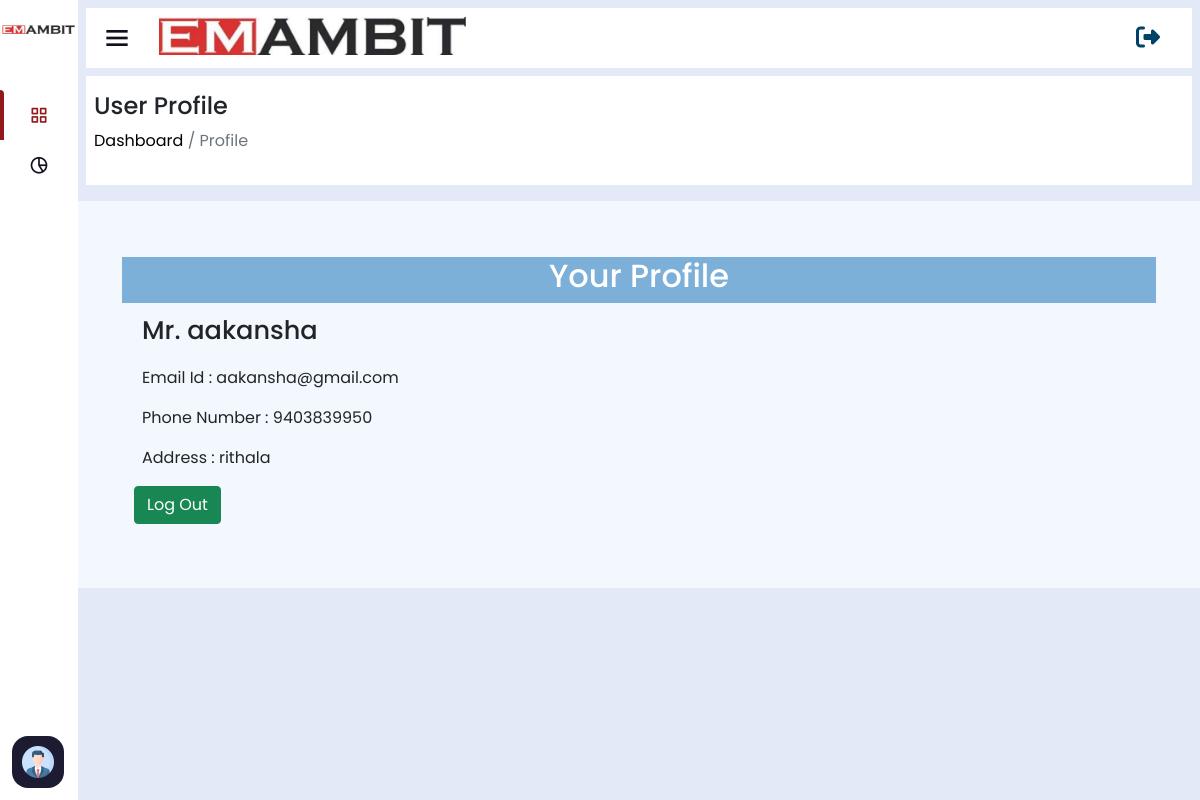
The page /user-profile/ (signed in) on the database its author committed.
### home/models.py (models this page shows, shortened)
class CustomUser(AbstractUser):
    username = None
    email = models.EmailField(unique=True)
    user_phone = models.CharField(max_length=50,unique=True)
    user_address=models.CharField(max_length=50)
    user_gender=models.CharField(max_length=50)
    user_status=models.CharField(max_length=100,null=True,blank=True,default='Engineer')
    total_cost=models.IntegerField(default=0,null=True,blank=True)
    visible_password=models.CharField(max_length=254,null=True,blank=True)
    attendance_status=models.CharField(max_length=250,null=True,blank=True,default="A")
    USERNAME_FIELD = 'email'
    REQUIRED_FIELDS = []
    objects = CustomUserManager()

### home/views.py (the view)
# urls.py: path('user-profile/',userProfile_view),
@login_required(login_url='/login')
def userProfile_view(request):
    user_data=CustomUser.objects.get(email=request.user.email)
    return render(request,'user-profile.html',{"user_data":user_data})

### home/templates/user-profile.html (shortened to what this page needs)
<!DOCTYPE html>
<html lang="en" dir="ltr">
<head>
    {% include 'header-links.html' %}
</head>
<body>
    {% include 'header.html' %}
    {% if user.is_authenticated %}
  <section class="nav-section">
    {% include 'subtitle.html' %}
    <div class="breadcum">
        <div>
            <h2>User Profile</h2>
            <p> <a href="/">  Dashboard</a> / Profile</p>
        </div>
    </div>
    <div class="row p-2 p-md-5 user-profile" style="background: #f3f8fe;">
        <div class="col-12 text-center my-2" style="background: rgb(125, 176, 217);color:white">
            <h2>Your Profile</h2>
        </div>
        <div class="col-md-6">
            <div class="table-box">
                <div class="row">
                    <div class="col-md-8 col-12">
                        <p class="bold">Mr. {{user_data.first_name}}</p>
                    </div>
                    <div class="col-md-12 col-12 ">
                        <p>Email Id : {{user_data.email}}</p>
                        <p>Phone Number : {{user_data.user_phone}}</p>
                        <p>Address : {{user_data.user_address}}</p>
                    </div>
                    <div class="col-12">
                        <a class="btn btn-success" href="/logout">Log Out</a>
                    </div>
                </div>
            </div>
        </div>
        <div class="col-md-6">
        </div>
    </div>
  </section>
  {% else %}
    <script>
        window.location.href='/page-note-found'
    </script>
    {% endif %}
</body>
</html>

### home/static/assets/css/sidebar.css (style rules this page uses)
* { margin: 0; padding: 0; box-sizing: border-box; font-family: 'Poppins', sans-serif; }
.nav-section { position: relative; background: #E4E9F7; min-height: 100vh; left: 260px; width: calc(100% - 260px); transition: all 0.5s ease; }
.sidebar.close~.nav-section { left: 78px; width: calc(100% - 78px); }

### home/static/assets/css/style.css (style rules this page uses)
* { margin: 0; padding: 0; box-sizing: border-box; font-family: "Poppins" , sans-serif; text-decoration: none; }
a { text-decoration: none !important; }
:root { --main-bg : #E4E9F7; --light-white: #f0f0f0; --light-white-p: #6c757d; --color-anchor: #0d6efd; --color-blue: #4d8aff; --color-dark-blue: #004269; --color-blu : #4387c0; --color-blue-light : #00AAA9; --color-orange : orange; --color-green : rgb(44, 185, 16); }
.breadcum { background: white; padding: 1rem 0.5rem; margin-bottom: 1rem; }
.breadcum h2 { font-size: 1.5rem; }
.breadcum p { color: var(--light-white-p); }
.breadcum a { color: black; }
.nav-section { padding: 0.5rem !important; }

### home/static/assets/css/user.css (style rules this page uses)
.table-box { margin-bottom: 1rem; }
.table-box p { margin-bottom: 0rem; padding-left: 0.5rem; }
.table-box .bold { font-weight: 500; }
.user-profile .bold { font-size: 1.6rem; }
.user-profile .table-box p { margin-bottom: 1rem; }

### rows shown on the page
CustomUser: first_name "aakansha", email "aakansha@gmail.com", user_phone "9403839950", user_address "rithala"
